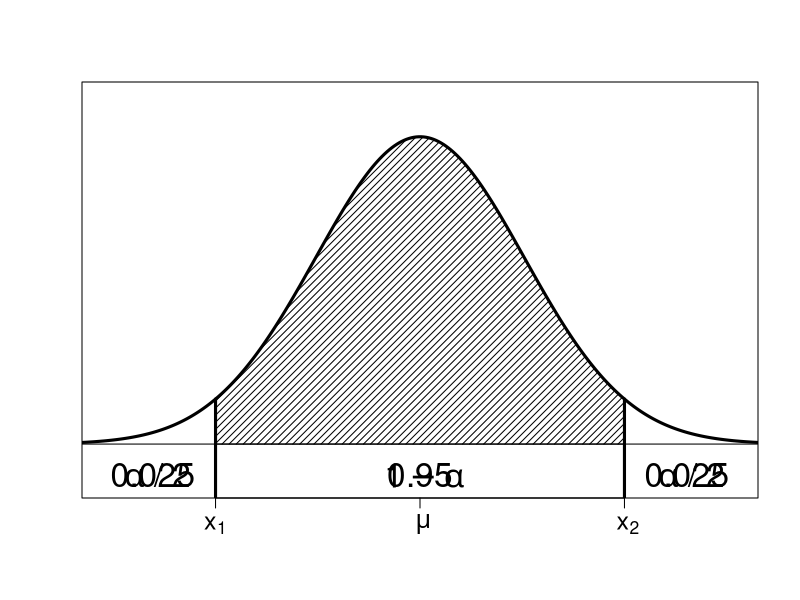
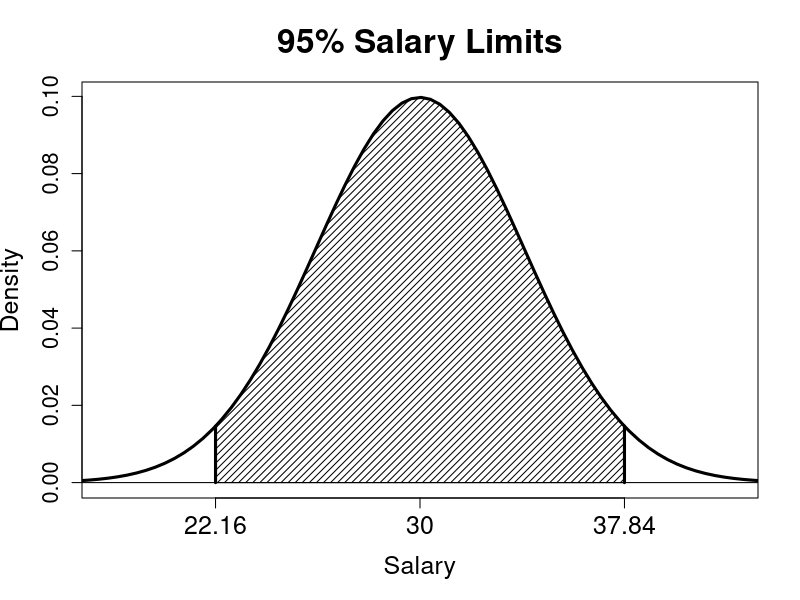
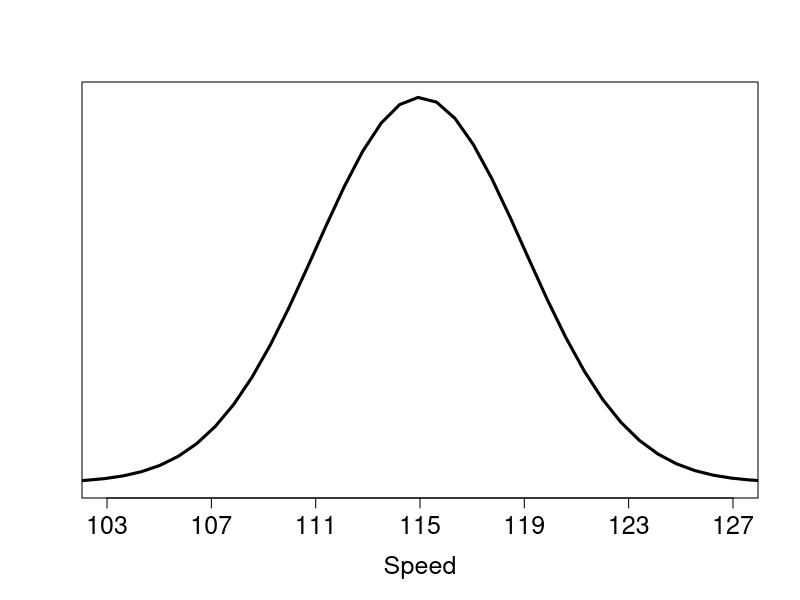

These figures' R source, in order:
z <- seq(-3.5,3.5,len=300)
z <- sort(c(z, seq(-3,3,by=1)))


y <- dnorm(z,0,1)

dev.new(width=11,height=5)

plot(z, y, type="l", xlim=c(-3,3), ylim=c(-0.05,0.45), xaxt="n", yaxt="n", xlab="", ylab="", lwd=3)

alpha <- 0.05

# alpha <- 0.2

ci <- qnorm(alpha/2, mean=0, sd=1, lower=F)

axis(1,at=c(-ci,0,ci),labels=c(expression(x[1]),~mu,~x[2]), cex.axis=1.5)

lines(c(-ci,-ci), c(-0.1, dnorm(-ci,mean=0,sd=1)), col=1, lwd=3)
lines(c(ci,ci), c(-0.1, dnorm(ci,mean=0,sd=1)), col=1, lwd=3)

polygon(c(-ci,z[z>=-ci & z<=ci],ci),c(0,y[z>=-ci & z<=ci],0),col=1,density=20,lwd=1)
abline(h=0)

text(x=-ci-0.6,y=-0.04,labels=0.025, cex=2, col=1)
text(x=0,y=-0.04,labels=0.95, cex=2, col=1)
text(x=ci+0.6,y=-0.04,labels=0.025, cex=2, col=1)



text(x=-ci-0.6,y=-0.04,labels=~alpha*" / 2", cex=2, col=1)
text(x=0,y=-0.04,labels=~1-alpha, cex=2, col=1)
text(x=ci+0.6,y=-0.04,labels=~alpha*" / 2", cex=2, col=1)




#########



mu <- 30
sigma <- 4

len <- 100
xmin <- mu-3*sigma; xmax <- mu+3*sigma
x <- seq(xmin*(abs(sign(xmin) - 0.2)),xmax*(abs(sign(xmax) + 0.2)),len=len)

alpha <- 0.05

ci1 <- qnorm(alpha/2, mean=mu, sd=sigma, lower=T)
ci2 <- qnorm(alpha/2, mean=mu, sd=sigma, lower=F)


x <- sort(c(x,ci1,ci2))
#len <- len + 2

dev.new(width=11,height=5)

y <- dnorm(x,mean=mu,sd=sigma)

plot(x, y, type="l", ylab="Density",
  xlab="Salary", xlim=c(xmin,xmax),
  main="95% Salary Limits",
  cex.lab=1.5, cex.axis=1.3, cex.main=2, xaxt="n",lwd=3 )



axis(1,at=c(ci1,mu,ci2),labels=round(c(ci1,mu,ci2),2), cex.axis=1.5)

lines(c(ci1,ci1), c(0, dnorm(ci1,mean=mu,sd=sigma)), col=1, lwd=3)
lines(c(ci2,ci2), c(0, dnorm(ci2,mean=mu,sd=sigma)), col=1, lwd=3)

polygon(c(ci1,x[x>=ci1 & x<=ci2],ci2),c(0,y[x>=ci1 & x<=ci2],0),col=1,density=20,lwd=1)
abline(h=0)





###########
alpha <- 0.5

qnorm(alpha/2,mean=0,sd=1,lower=F)


#########



mu <- 115
sigma <- 4

len <- 100
xmin <- mu-3*sigma; xmax <- mu+3*sigma
x <- seq(xmin*(abs(sign(xmin) - 0.2)),xmax*(abs(sign(xmax) + 0.2)),len=len)


dev.new(width=11,height=5)

y <- dnorm(x,mean=mu,sd=sigma)

plot(x, y, type="l", ylab="",
  xlab="Speed", xlim=c(xmin,xmax),
  main="",
  cex.lab=1.5, cex.axis=1.3, cex.main=2, xaxt="n", yaxt="n",lwd=3 )

axis(1,at=seq(xmin,xmax,by=sigma),labels=seq(xmin,xmax,by=sigma), cex.axis=1.5)






#############